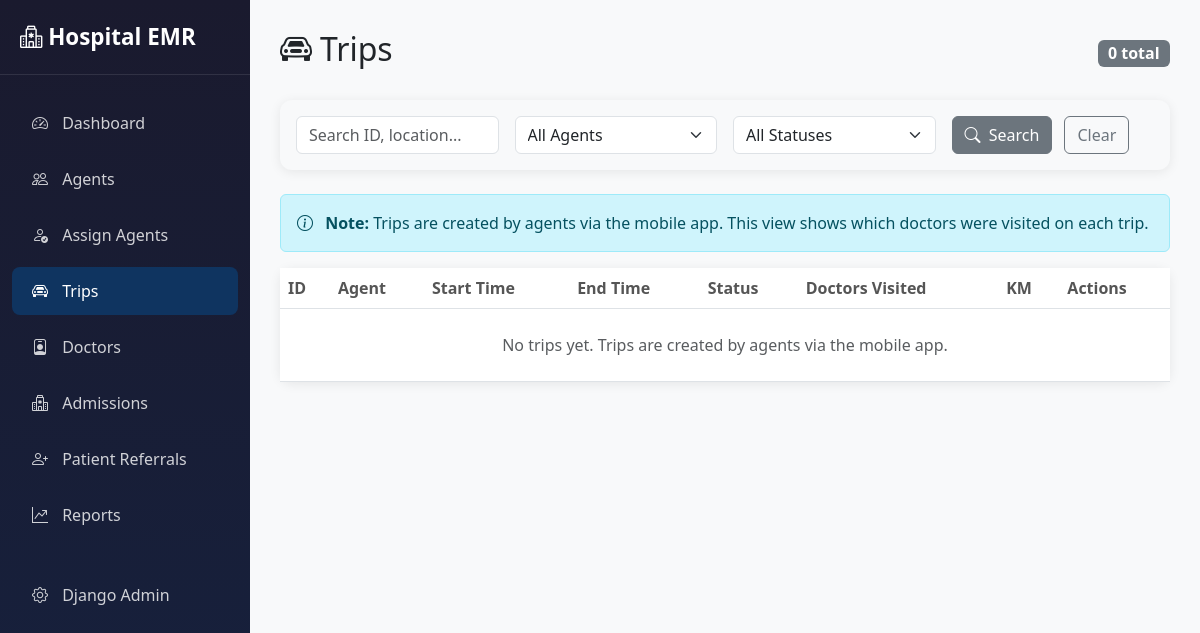
Before: /portal/trips/ (signed in) with the older database file.
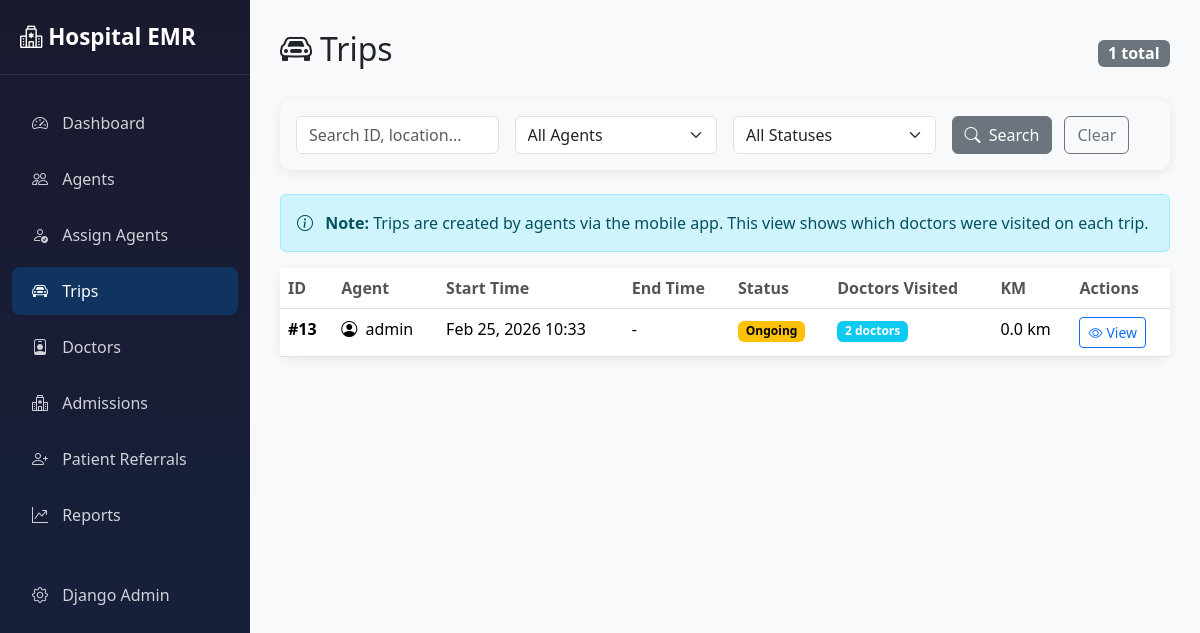
After: the same page with the newer database file.
### core/models.py (models this page shows, shortened)
class Trip(models.Model):
    STATUS_CHOICES = (
        ('ONGOING', 'Ongoing'),
        ('COMPLETED', 'Completed'),
    )
    agent = models.ForeignKey(User, on_delete=models.CASCADE, related_name='trips', limit_choices_to={'role': 'advisor'})
    start_time = models.DateTimeField(auto_now_add=True)
    end_time = models.DateTimeField(null=True, blank=True)
    status = models.CharField(max_length=20, choices=STATUS_CHOICES, default='ONGOING')
    odometer_start_image = models.ImageField(upload_to='trip_odometers/', null=True, blank=True)
    odometer_end_image = models.ImageField(upload_to='trip_odometers/', null=True, blank=True)
    total_kilometers = models.FloatField(default=0.0)
    additional_expenses = models.TextField(null=True, blank=True)
    start_lat = models.DecimalField(max_digits=20, decimal_places=15, null=True, blank=True)
    start_long = models.DecimalField(max_digits=20, decimal_places=15, null=True, blank=True)
    end_lat = models.DecimalField(max_digits=20, decimal_places=15, null=True, blank=True)
    end_long = models.DecimalField(max_digits=20, decimal_places=15, null=True, blank=True)
    class Meta:
        ordering = ['-start_time']

class User(AbstractUser):
    ROLE_CHOICES = (
        ('advisor', 'Advisor (Agent)'),
        ('maintenance', 'Maintenance (Staff)'),
        ('admin', 'Admin'),
    )
    role = models.CharField(max_length=20, choices=ROLE_CHOICES, default='advisor')

### portal/views.py (the view, shortened to what this page needs)
# urls.py: path('trips/', views.TripListView.as_view(), name='trip_list'),
class TripListView(PortalMixin, ListView):
    model = Trip
    template_name = 'portal/trips/list.html'
    context_object_name = 'trips'
    def get_queryset(self):
        queryset = Trip.objects.select_related('agent').annotate(
            doctor_count=Count('doctor_referrals'),
            stay_count=Count('overnight_stays')
        ).order_by('-start_time')
        q = self.request.GET.get('q')
        status = self.request.GET.get('status')
        if status:
            queryset = queryset.filter(status=status)
        agent_id = self.request.GET.get('agent')
        if agent_id:
            queryset = queryset.filter(agent_id=agent_id)
        return queryset
    def get_context_data(self, **kwargs):
        context = super().get_context_data(**kwargs)
        context['agents'] = User.objects.filter(role='advisor', is_active=True)
        return context

### portal/views.py (called while the page is built)
    @method_decorator(staff_member_required)
    def dispatch(self, request, *args, **kwargs):
        return super().dispatch(request, *args, **kwargs)

### portal/templates/portal/trips/list.html (shortened to what this page needs)
{% extends 'portal/base.html' %}
{% block content %}
<div class="d-flex justify-content-between align-items-center mb-4">
    <h2><i class="bi bi-car-front me-2"></i>Trips</h2>
    <span class="badge bg-secondary fs-6">{{ trips.count }} total</span>
</div>
<div class="card mb-4 bg-light border-0">
    <div class="card-body py-3">
        <form method="get" class="row g-3 align-items-center">
            <div class="col-md-3">
                <input type="text" name="q" class="form-control" placeholder="Search ID, location..."
                    value="{{ request.GET.q }}">
            </div>
            <div class="col-md-3">
                <select name="agent" class="form-select">
                    <option value="">All Agents</option>
                </select>
            </div>
            <div class="col-md-3">
                <select name="status" class="form-select">
                    <option value="">All Statuses</option>
                </select>
            </div>
            <div class="col-md-3">
                <button type="submit" class="btn btn-secondary me-2">
                    <i class="bi bi-search me-1"></i> Search
                </button>
                <a href="{% url 'portal:trip_list' %}" class="btn btn-outline-secondary">Clear</a>
            </div>
        </form>
    </div>
</div>
<div class="alert alert-info">
    <i class="bi bi-info-circle me-2"></i>
    <strong>Note:</strong> Trips are created by agents via the mobile app. This view shows which doctors were visited on
    each trip.
</div>
<div class="card">
    <div class="card-body p-0">
        <table class="table table-hover mb-0">
            <thead>
                <tr>
                    <th>ID</th>
                    <th>Agent</th>
                    <th>Start Time</th>
                    <th>End Time</th>
                    <th>Status</th>
                    <th>Doctors Visited</th>
                    <th>KM</th>
                    <th>Actions</th>
                </tr>
            </thead>
            <tbody>
                {% for trip in trips %}
                <tr>
                    <td><strong>#{{ trip.id }}</strong></td>
                    <td>
                        <i class="bi bi-person-circle me-1"></i>
                        {{ trip.agent.get_full_name|default:trip.agent.username }}
                    </td>
                    <td>{{ trip.start_time|date:"M d, Y H:i" }}</td>
                    <td>{{ trip.end_time|date:"M d, Y H:i"|default:"-" }}</td>
                    <td>
                        {% if trip.status == 'ONGOING' %}
                        <span class="badge badge-ongoing">Ongoing</span>
                        {% else %}
                        <span class="badge badge-completed">Completed</span>
                        {% endif %}
                    </td>
                    <td>
                        <span class="badge bg-info">{{ trip.doctor_count }} doctors</span>
                    </td>
                    <td>{{ trip.total_kilometers|floatformat:1 }} km</td>
                    <td>
                        <a href="{% url 'portal:trip_detail' trip.pk %}" class="btn btn-sm btn-outline-primary"
                            title="View Details">
                            <i class="bi bi-eye me-1"></i>View
                        </a>
                    </td>
                </tr>
                {% empty %}
                <tr>
                    <td colspan="8" class="text-center text-muted py-4">
                        No trips yet. Trips are created by agents via the mobile app.
                    </td>
                </tr>
                {% endfor %}
            </tbody>
        </table>
    </div>
</div>
{% endblock %}

Changed rows visible on the page:
added Trip: id "13", agent.get_full_name "admin", start_time "Feb 25, 2026 10:33", end_time "-", status "Ongoing", doctor_count "2", total_kilometers "0.0"
Other visible differences:
{{ trips.count }}: "0" → "1"
text no longer shown: "No trips yet. Trips are created by agents via the mobile app."
